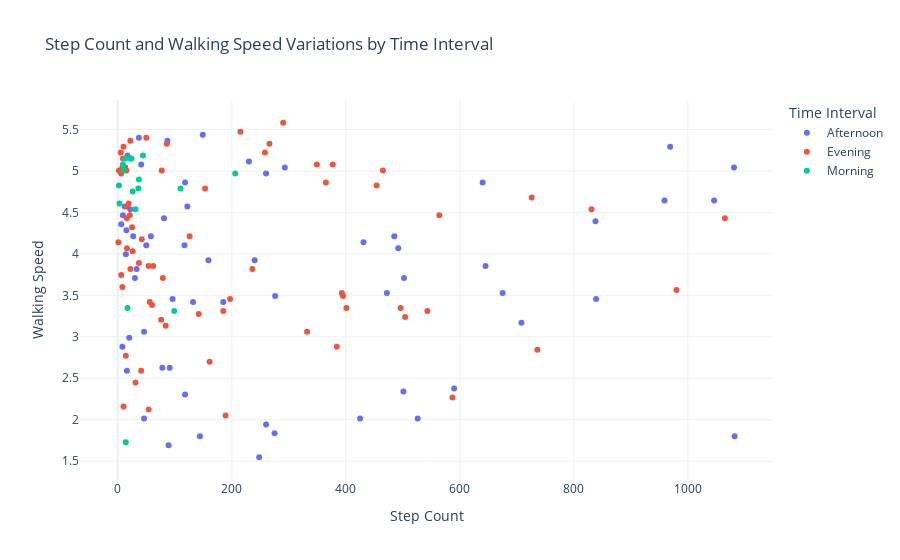

This figure's notebook cell:
### Code cell
# Variations in Step Count and Walking Speed by Time Interval
fig = px.scatter(df, x="Step Count",
                  y="Walking Speed",
                  color="Time Interval",
                  title="Step Count and Walking Speed Variations by Time Interval")
fig.show()

### Figure 1 — Plotly figure (JSON) as saved in the notebook; plotly's stock layout.template omitted (floating-point values rounded to 4 significant figures)
{"data": [{"hovertemplate": "Time Interval=Afternoon<br>Step Count=%{x}<br>Walking Speed=%{y}<extra></extra>", "legendgroup": "Afternoon", "marker": {"color": "#636efa", "symbol": "circle"}, "mode": "markers", "name": "Afternoon", "orientation": "v", "showlegend": true, "type": "scatter", "x": [46, 645, 14, 13, 17, 122, 839, 118, 590, 425, 260, 838, 959, 89, 472, 117, 30, 492, 431, 502, 708, 675, 58, 27, 81, 6, 50, 78, 96, 132, 33, 91, 16, 501, 240, 20, 8, 185, 144, 526, 46, 118, 230, 293, 12, 9, 41, 22, 15, 485, 1046, 159, 260, 248, 1082, 275, 276, 149, 87, 37, 969, 640, 1081], "xaxis": "x", "y": [3.06, 3.852, 3.996, 5.04, 5.184, 4.572, 3.456, 2.304, 2.376, 2.016, 4.968, 4.392, 4.644, 1.692, 3.528, 4.104, 3.708, 4.068, 4.14, 3.708, 3.168, 3.528, 4.212, 4.212, 4.428, 4.356, 4.104, 2.628, 3.456, 3.42, 3.816, 2.628, 2.592, 2.34, 3.924, 2.988, 2.88, 3.42, 1.8, 2.016, 2.016, 4.86, 5.112, 5.04, 4.572, 4.464, 5.076, 4.536, 4.284, 4.212, 4.644, 3.924, 1.944, 1.548, 1.8, 1.836, 3.492, 5.436, 5.364, 5.4, 5.292, 4.86, 5.04], "yaxis": "y"}, {"hovertemplate": "Time Interval=Evening<br>Step Count=%{x}<br>Walking Speed=%{y}<extra></extra>", "legendgroup": "Evening", "marker": {"color": "#EF553B", "symbol": "circle"}, "mode": "markers", "name": "Evening", "orientation": "v", "showlegend": true, "type": "scatter", "x": [8, 564, 153, 16, 22, 16, 587, 496, 395, 401, 384, 161, 736, 142, 10, 8, 6, 56, 26, 1, 236, 14, 504, 60, 54, 77, 19, 189, 31, 84, 76, 41, 37, 21, 50, 10, 22, 15, 79, 454, 465, 11, 365, 377, 5, 9, 2, 86, 42, 332, 185, 290, 215, 258, 266, 54, 6, 349, 980, 726, 1065, 831, 126, 62, 25, 543, 393, 197, 16], "xaxis": "x", "y": [5.04, 4.464, 4.788, 4.068, 3.816, 4.572, 2.268, 3.348, 3.492, 3.348, 2.88, 2.7, 2.844, 3.276, 2.16, 3.6, 3.744, 3.42, 4.032, 4.14, 3.816, 2.772, 3.24, 3.384, 2.124, 5.004, 4.608, 2.052, 2.448, 3.132, 3.204, 2.592, 3.888, 4.464, 5.4, 5.292, 5.364, 5.004, 3.708, 4.824, 5.004, 5.04, 4.86, 5.076, 5.22, 5.148, 5.004, 5.328, 4.176, 3.06, 3.312, 5.58, 5.472, 5.22, 5.328, 3.852, 4.968, 5.076, 3.564, 4.68, 4.428, 4.536, 4.212, 3.852, 4.32, 3.312, 3.528, 3.456, 4.428], "yaxis": "y"}, {"hovertemplate": "Time Interval=Morning<br>Step Count=%{x}<br>Walking Speed=%{y}<extra></extra>", "legendgroup": "Morning", "marker": {"color": "#00cc96", "symbol": "circle"}, "mode": "markers", "name": "Morning", "orientation": "v", "showlegend": true, "type": "scatter", "x": [37, 14, 22, 206, 44, 17, 24, 26, 110, 2, 9, 13, 10, 36, 99, 3, 31], "xaxis": "x", "y": [4.896, 1.728, 5.148, 4.968, 5.184, 3.348, 5.148, 4.752, 4.788, 4.824, 5.076, 5.148, 5.004, 4.788, 3.312, 4.608, 4.536], "yaxis": "y"}], "layout": {"autosize": true, "legend": {"title": {"text": "Time Interval"}, "tracegroupgap": 0}, "title": {"text": "Step Count and Walking Speed Variations by Time Interval"}, "xaxis": {"anchor": "y", "autorange": true, "domain": [0, 1], "range": [-64.76, 1148.0], "title": {"text": "Step Count"}, "type": "linear"}, "yaxis": {"anchor": "x", "autorange": true, "domain": [0, 1], "range": [1.215, 5.913], "title": {"text": "Walking Speed"}, "type": "linear"}}}
